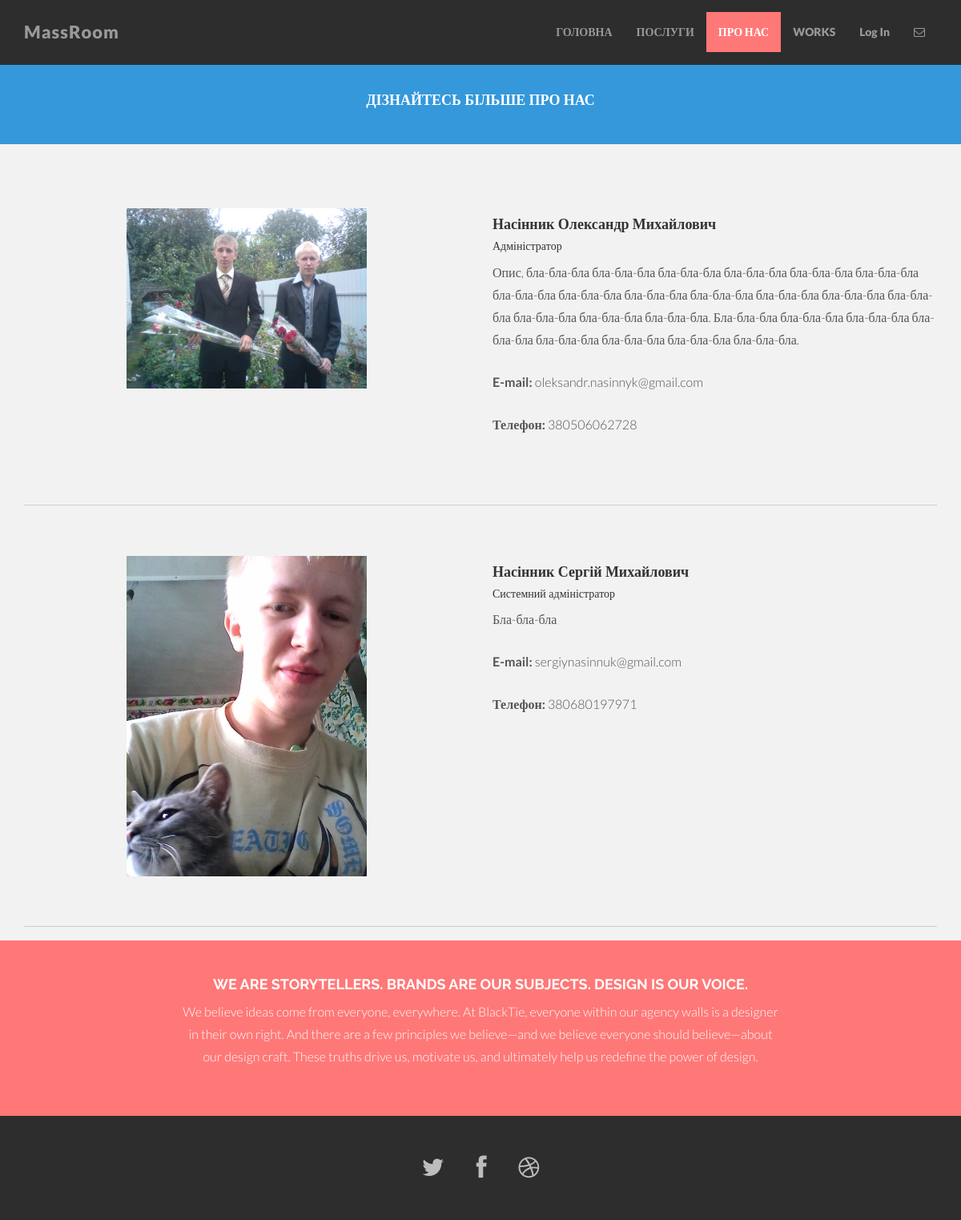
The page /about/ on the database its author committed.
### massRoom/models.py (models this page shows, shortened)
class Staff(models.Model):
    name = models.CharField(max_length=200)
    position = models.CharField(max_length=200)
    description = models.TextField()
    email = models.EmailField(null=True)
    phone_number = models.BigIntegerField(null=True)
    image = models.ImageField(upload_to='staff_image')

### massRoom/views.py (the view)
# urls.py: url(r'^about/$', views.about, name='about'),
def about(request):
    staffs = Staff.objects.all()
    context = {
        'staffs': staffs
    }
    return render(request, 'massRoom/about.html', context)

### massRoom/templates/massRoom/about.html (shortened to what this page needs)
{% extends 'massRoom/base.html' %}
{% load staticfiles %}
{% block about_class %}active{% endblock %}
{% block content %}
	<div id="blue">
		<div class="container">
			<div class="row centered">
				<div class="col-lg-8 col-lg-offset-2">
				<h4>ДІЗНАЙТЕСЬ БІЛЬШЕ ПРО НАС</h4>
				</div>
			</div>
		</div>
	</div>
	<div class="container desc">
        {% for staff in staffs %}
            <div class="row">
                <br><br>
                <div class="col-lg-6 centered">
                    <img src="{{ MEDIA_URL }}{{ staff.image.url }}" width="300" alt="">
                </div>
                <div class="col-lg-6">
                    <h4>{{ staff.name }}</h4>
                    <h5>{{ staff.position }}</h5>
                    <p>{{ staff.description }}</p>
                    <p><b>E-mail:</b> {{ staff.email }}</p>
                    <p><b>Телефон:</b> {{ staff.phone_number }}</p>
                </div>
            </div>
            <br><br>
            <hr>
        {% endfor %}
    </div>
{% endblock %}

### massRoom/static/massRoom/css/main.css (style rules this page uses)
body { background-color: #f2f2f2; font-family: "Lato"; font-weight: 300; font-size: 16px; color: #555; -webkit-font-smoothing: antialiased; -webkit-overflow-scrolling: touch; margin-top: 70px; }
h1, h2, h3, h4, h5, h6 { font-family: "Raleway"; font-weight: 300; color: #333; }
p { line-height: 28px; margin-bottom: 25px; }
.centered { text-align: center; }
hr { display: block; height: 1px; border: 0; border-top: 1px solid #ccc; margin: 1em 0; padding: 0; }
#blue { background: #3498db; padding-top: 35px; padding-bottom: 35px; }
#blue h4 { color: white; font-weight: 700; }
.desc { padding-top: 35px; }
.desc h4 { font-weight: 700; }

### rows shown on the page
Staff: image (picture), name "Насінник Олександр Михайлович", position "Адміністратор", description "Опис, бла-бла-бла бла-бла-бла бла-бла-бла бла-бла-бла бла-бла-бла бла-бла-бла бла-бла-бла бла-бла-бла бла-бла-бла бла-бла-бла бла-бла-бла бла-бла-бла бла-бла-бла бла-бла-бла бла-бла-бла бла-бла-бла. Бла-бла-бла бла-бла-бла бла-бла-бла бла-бла-бла бла-бла-бла бла-бла-бла бла-бла-бла бла-бла-бла.", email "oleksandr.nasinnyk@gmail.com", phone_number "380506062728"
Staff: image (picture), name "Насінник Сергій Михайлович", position "Системний адміністратор", description "Бла-бла-бла", email "sergiynasinnuk@gmail.com", phone_number "380680197971"
